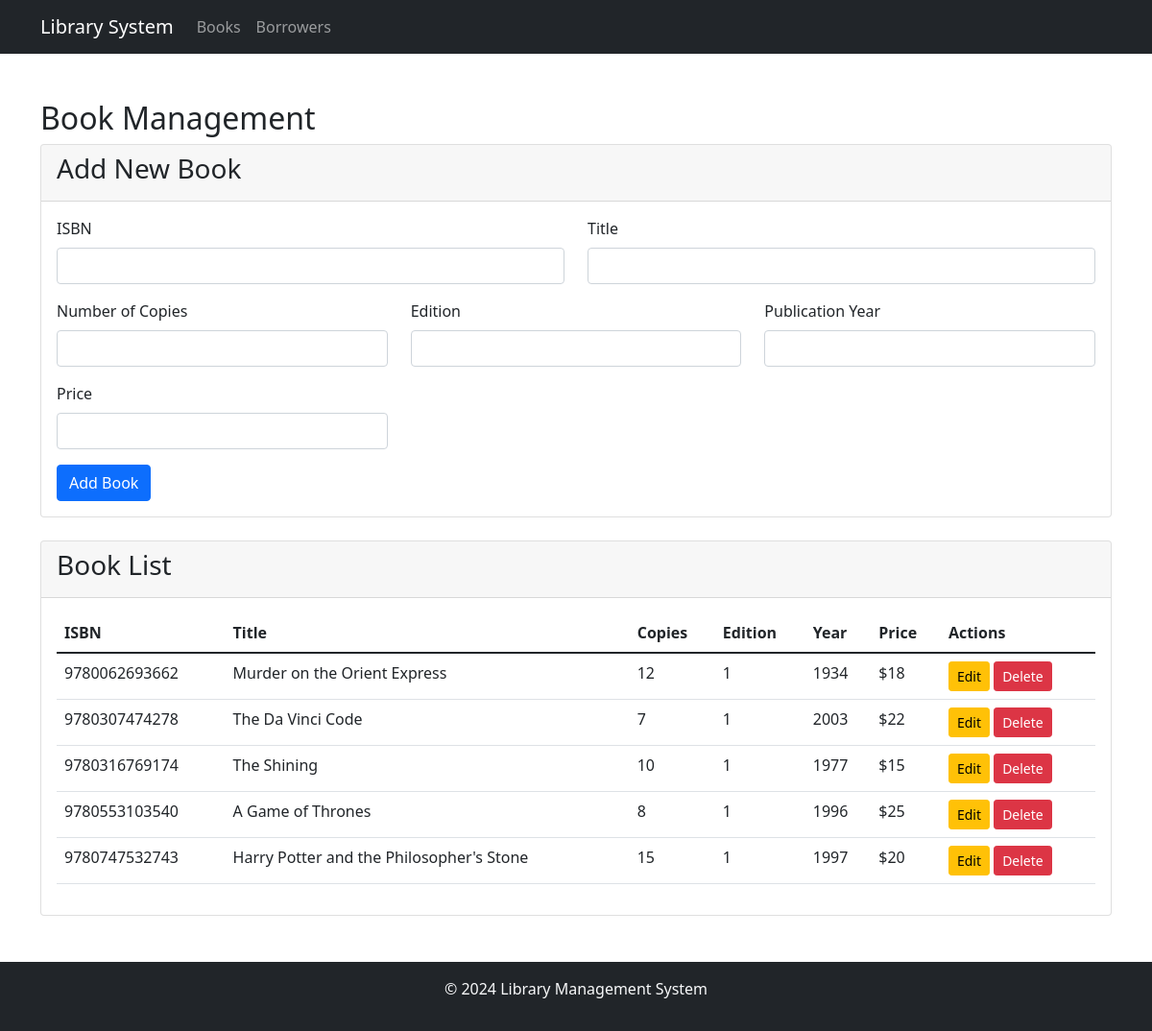
Screenshot of /public/books.php with the database file from the repository.
### tables this page shows
CREATE TABLE Book (
    ISBN BIGINT PRIMARY KEY,
    num_Copies BIGINT,
    title VARCHAR(255),
    edition BIGINT,
    publication_year BIGINT,
    price BIGINT
);

### public/books.php (the view, shortened to what this page needs)
<?php
require_once '../config/config.php';
require_once '../includes/header.php';
?>
<div class="container mt-5">
    <h2>Book Management</h2>
    <div class="card mb-4">
        <div class="card-header">
            <h3>Add New Book</h3>
        </div>
        <div class="card-body">
            <form method="POST">
                <div class="row">
                    <div class="col-md-6 mb-3">
                        <label for="isbn" class="form-label">ISBN</label>
                        <input type="number" class="form-control" id="isbn" name="isbn" required>
                    </div>
                    <div class="col-md-6 mb-3">
                        <label for="title" class="form-label">Title</label>
                        <input type="text" class="form-control" id="title" name="title" required>
                    </div>
                    <div class="col-md-4 mb-3">
                        <label for="num_copies" class="form-label">Number of Copies</label>
                        <input type="number" class="form-control" id="num_copies" name="num_copies" required>
                    </div>
                    <div class="col-md-4 mb-3">
                        <label for="edition" class="form-label">Edition</label>
                        <input type="number" class="form-control" id="edition" name="edition" required>
                    </div>
                    <div class="col-md-4 mb-3">
                        <label for="publication_year" class="form-label">Publication Year</label>
                        <input type="number" class="form-control" id="publication_year" name="publication_year" required>
                    </div>
                    <div class="col-md-4 mb-3">
                        <label for="price" class="form-label">Price</label>
                        <input type="number" class="form-control" id="price" name="price" required>
                    </div>
                </div>
                <button type="submit" name="add_book" class="btn btn-primary">Add Book</button>
            </form>
        </div>
    </div>
    <div class="card">
        <div class="card-header">
            <h3>Book List</h3>
        </div>
        <div class="card-body">
            <table class="table">
                <thead>
                    <tr>
                        <th>ISBN</th>
                        <th>Title</th>
                        <th>Copies</th>
                        <th>Edition</th>
                        <th>Year</th>
                        <th>Price</th>
                        <th>Actions</th>
                    </tr>
                </thead>
                <tbody>
                    <?php
                    $sql = "SELECT * FROM Book";
                    $result = $conn->query($sql);
                    while($row = $result->fetch_assoc()) {
                        echo "<tr>";
                        echo "<td>" . $row['ISBN'] . "</td>";
                        echo "<td>" . $row['title'] . "</td>";
                        echo "<td>" . $row['num_Copies'] . "</td>";
                        echo "<td>" . $row['edition'] . "</td>";
                        echo "<td>" . $row['publication_year'] . "</td>";
                        echo "<td>$" . $row['price'] . "</td>";
                        echo "<td>
                                <a href='../CRUD/edit_book.php?isbn=" . $row['ISBN'] . "' class='btn btn-sm btn-warning'>Edit</a>
                                <a href='../CRUD/delete_book.php?isbn=" . $row['ISBN'] . "' class='btn btn-sm btn-danger' onclick='return confirm(\"Are you sure?\")'>Delete</a>
                            </td>";
                        echo "</tr>";
                    }
                    ?>
                </tbody>
            </table>
        </div>
    </div>
</div>
<?php require_once '../includes/footer.php'; ?>

### includes/header.php (shortened to what this page needs)
<!DOCTYPE html>
<html lang="en">
<head>
    <link href="https://cdn.jsdelivr.net/npm/bootstrap@5.1.3/dist/css/bootstrap.min.css" rel="stylesheet">
</head>
<body>
    <nav class="navbar navbar-expand-lg navbar-dark bg-dark">
        <div class="container">
            <a class="navbar-brand" href="/library_system/index.php">Library System</a>
            <div class="collapse navbar-collapse">
                <ul class="navbar-nav me-auto">
                    <li class="nav-item">
                        <a class="nav-link" href="/library_system/public/books.php">Books</a>
                    </li>
                    <li class="nav-item">
                        <a class="nav-link" href="/library_system/public/borrowers.php">Borrowers</a>
                    </li>
                </ul>
            </div>
        </div>
    </nav>

### includes/footer.php (shortened to what this page needs)
    <footer class="bg-dark text-light text-center py-3 mt-5">
        <p>&copy; 2024 Library Management System</p>
    </footer>
</body>
</html>

### rows the page displays
book: ISBN "9780062693662", title "Murder on the Orient Express", num_Copies "12", edition "1", publication_year "1934", price "18"
book: ISBN "9780307474278", title "The Da Vinci Code", num_Copies "7", edition "1", publication_year "2003", price "22"
book: ISBN "9780316769174", title "The Shining", num_Copies "10", edition "1", publication_year "1977", price "15"
book: ISBN "9780553103540", title "A Game of Thrones", num_Copies "8", edition "1", publication_year "1996", price "25"
book: ISBN "9780747532743", title "Harry Potter and the Philosopher's Stone", num_Copies "15", edition "1", publication_year "1997", price "20"
